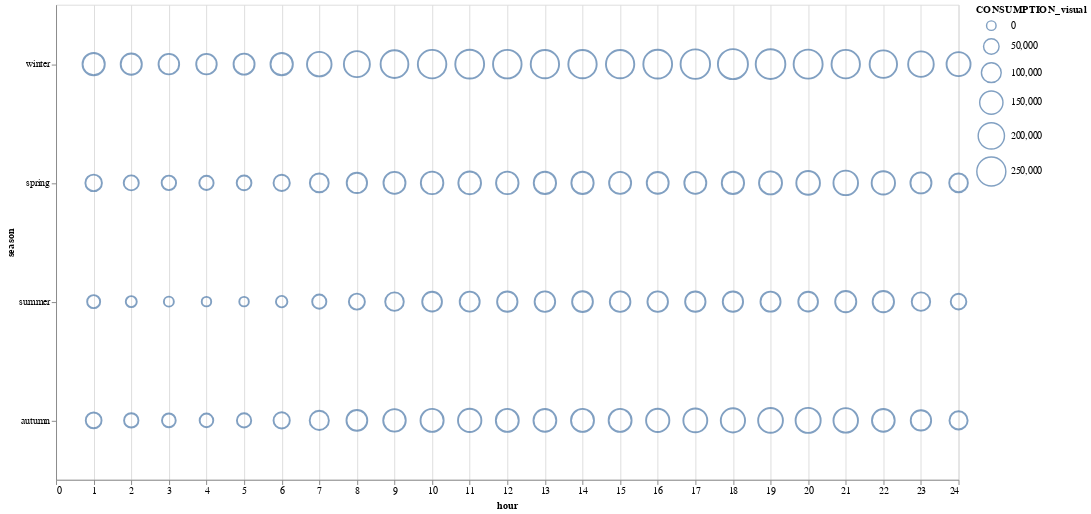

Source (notebook cell):
### Code cell
# 4. Visualize season

alt.Chart(new_df).mark_point().encode(
    x = alt.X('hour:Q'),
    y = alt.Y('season:N', sort=["winter", "spring", "summer", "autumn"]),
    size = alt.Size('CONSUMPTION_visual', scale = alt.Scale(range = [100, 1000])),
    tooltip = alt.Tooltip('CONSUMPTION_real')
).properties(width = 950, height = 500)

### Figure 1 — Vega-Lite specification as saved in the notebook (floating-point values rounded to 4 significant figures)
{"config": {"view": {"continuousWidth": 400, "continuousHeight": 300}}, "data": {"name": "data-d6bc49f6879781cdf84ec9d84c489748"}, "mark": "point", "encoding": {"size": {"type": "quantitative", "field": "CONSUMPTION_visual", "scale": {"range": [100, 1000]}}, "tooltip": {"type": "quantitative", "field": "CONSUMPTION_real"}, "x": {"type": "quantitative", "field": "hour"}, "y": {"type": "nominal", "field": "season", "sort": ["winter", "spring", "summer", "autumn"]}}, "height": 500, "width": 950, "$schema": "https://vega.github.io/schema/vega-lite/v4.8.1.json", "datasets": {"data-d6bc49f6879781cdf84ec9d84c489748": [{"season": "winter", "hour": 1, "CONSUMPTION_visual": 134121, "CONSUMPTION_real": 528084}, {"season": "spring", "hour": 1, "CONSUMPTION_visual": 60981, "CONSUMPTION_real": 454944}, {"season": "summer", "hour": 1, "CONSUMPTION_visual": 26084, "CONSUMPTION_real": 420047}, {"season": "autumn", "hour": 1, "CONSUMPTION_visual": 52879, "CONSUMPTION_real": 446842}, {"season": "winter", "hour": 2, "CONSUMPTION_visual": 118127, "CONSUMPTION_real": 512090}, {"season": "spring", "hour": 2, "CONSUMPTION_visual": 45359, "CONSUMPTION_real": 439322}, {"season": "summer", "hour": 2, "CONSUMPTION_visual": 9989, "CONSUMPTION_real": 403952}, {"season": "autumn", "hour": 2, "CONSUMPTION_visual": 38666, "CONSUMPTION_real": 432629}, {"season": "winter", "hour": 3, "CONSUMPTION_visual": 110916, "CONSUMPTION_real": 504879}, {"season": "spring", "hour": 3, "CONSUMPTION_visual": 38967, "CONSUMPTION_real": 432930}, {"season": "summer", "hour": 3, "CONSUMPTION_visual": 3028, "CONSUMPTION_real": 396991}, {"season": "autumn", "hour": 3, "CONSUMPTION_visual": 32627, "CONSUMPTION_real": 426590}, {"season": "winter", "hour": 4, "CONSUMPTION_visual": 109459, "CONSUMPTION_real": 503422}, {"season": "spring", "hour": 4, "CONSUMPTION_visual": 37630, "CONSUMPTION_real": 431593}, {"season": "summer", "hour": 4, "CONSUMPTION_visual": 0, "CONSUMPTION_real": 393963}, {"season": "autumn", "hour": 4, "CONSUMPTION_visual": 31540, "CONSUMPTION_real": 425503}, {"season": "winter", "hour": 5, "CONSUMPTION_visual": 116496, "CONSUMPTION_real": 510459}, {"season": "spring", "hour": 5, "CONSUMPTION_visual": 42068, "CONSUMPTION_real": 436031}, {"season": "summer", "hour": 5, "CONSUMPTION_visual": 278, "CONSUMPTION_real": 394241}, {"season": "autumn", "hour": 5, "CONSUMPTION_visual": 37914, "CONSUMPTION_real": 431877}, {"season": "winter", "hour": 6, "CONSUMPTION_visual": 135689, "CONSUMPTION_real": 529652}, {"season": "spring", "hour": 6, "CONSUMPTION_visual": 57918, "CONSUMPTION_real": 451881}, {"season": "summer", "hour": 6, "CONSUMPTION_visual": 13493, "CONSUMPTION_real": 407456}, {"season": "autumn", "hour": 6, "CONSUMPTION_visual": 57696, "CONSUMPTION_real": 451659}, {"season": "winter", "hour": 7, "CONSUMPTION_visual": 169925, "CONSUMPTION_real": 563888}, {"season": "spring", "hour": 7, "CONSUMPTION_visual": 88442, "CONSUMPTION_real": 482405}, {"season": "summer", "hour": 7, "CONSUMPTION_visual": 36589, "CONSUMPTION_real": 430552}, {"season": "autumn", "hour": 7, "CONSUMPTION_visual": 92554, "CONSUMPTION_real": 486517}, {"season": "winter", "hour": 8, "CONSUMPTION_visual": 194104, "CONSUMPTION_real": 588067}, {"season": "spring", "hour": 8, "CONSUMPTION_visual": 107169, "CONSUMPTION_real": 501132}, {"season": "summer", "hour": 8, "CONSUMPTION_visual": 55215, "CONSUMPTION_real": 449178}, {"season": "autumn", "hour": 8, "CONSUMPTION_visual": 113713, "CONSUMPTION_real": 507676}, {"season": "winter", "hour": 9, "CONSUMPTION_visual": 226250, "CONSUMPTION_real": 620213}, {"season": "spring", "hour": 9, "CONSUMPTION_visual": 130463, "CONSUMPTION_real": 524426}, {"season": "summer", "hour": 9, "CONSUMPTION_visual": 84797, "CONSUMPTION_real": 478760}, {"season": "autumn", "hour": 9, "CONSUMPTION_visual": 138356, "CONSUMPTION_real": 532319}, {"season": "winter", "hour": 10, "CONSUMPTION_visual": 240011, "CONSUMPTION_real": 633974}, {"season": "spring", "hour": 10, "CONSUMPTION_visual": 138562, "CONSUMPTION_real": 532525}, {"season": "summer", "hour": 10, "CONSUMPTION_visual": 99088, "CONSUMPTION_real": 493051}, {"season": "autumn", "hour": 10, "CONSUMPTION_visual": 147342, "CONSUMPTION_real": 541305}, {"season": "winter", "hour": 11, "CONSUMPTION_visual": 246446, "CONSUMPTION_real": 640409}, {"season": "spring", "hour": 11, "CONSUMPTION_visual": 141009, "CONSUMPTION_real": 534972}, {"season": "summer", "hour": 11, "CONSUMPTION_visual": 102283, "CONSUMPTION_real": 496246}, {"season": "autumn", "hour": 11, "CONSUMPTION_visual": 151263, "CONSUMPTION_real": 545226}, {"season": "winter", "hour": 12, "CONSUMPTION_visual": 240530, "CONSUMPTION_real": 634493}, {"season": "spring", "hour": 12, "CONSUMPTION_visual": 137811, "CONSUMPTION_real": 531774}, {"season": "summer", "hour": 12, "CONSUMPTION_visual": 107976, "CONSUMPTION_real": 501939}, {"season": "autumn", "hour": 12, "CONSUMPTION_visual": 144649, "CONSUMPTION_real": 538612}, {"season": "winter", "hour": 13, "CONSUMPTION_visual": 237372, "CONSUMPTION_real": 631335}, {"season": "spring", "hour": 13, "CONSUMPTION_visual": 135419, "CONSUMPTION_real": 529382}, {"season": "summer", "hour": 13, "CONSUMPTION_visual": 110218, "CONSUMPTION_real": 504181}, {"season": "autumn", "hour": 13, "CONSUMPTION_visual": 143025, "CONSUMPTION_real": 536988}, {"season": "winter", "hour": 14, "CONSUMPTION_visual": 237166, "CONSUMPTION_real": 631129}, {"season": "spring", "hour": 14, "CONSUMPTION_visual": 134897, "CONSUMPTION_real": 528860}, {"season": "summer", "hour": 14, "CONSUMPTION_visual": 113144, "CONSUMPTION_real": 507107}, {"season": "autumn", "hour": 14, "CONSUMPTION_visual": 145113, "CONSUMPTION_real": 539076}, {"season": "winter", "hour": 15, "CONSUMPTION_visual": 236576, "CONSUMPTION_real": 630539}, {"season": "spring", "hour": 15, "CONSUMPTION_visual": 131135, "CONSUMPTION_real": 525098}, {"season": "summer", "hour": 15, "CONSUMPTION_visual": 111003, "CONSUMPTION_real": 504966}, {"season": "autumn", "hour": 15, "CONSUMPTION_visual": 144809, "CONSUMPTION_real": 538772}, {"season": "winter", "hour": 16, "CONSUMPTION_visual": 245376, "CONSUMPTION_real": 639339}, {"season": "spring", "hour": 16, "CONSUMPTION_visual": 129422, "CONSUMPTION_real": 523385}, {"season": "summer", "hour": 16, "CONSUMPTION_visual": 109616, "CONSUMPTION_real": 503579}, {"season": "autumn", "hour": 16, "CONSUMPTION_visual": 149606, "CONSUMPTION_real": 543569}, {"season": "winter", "hour": 17, "CONSUMPTION_visual": 259420, "CONSUMPTION_real": 653383}, {"season": "spring", "hour": 17, "CONSUMPTION_visual": 130264, "CONSUMPTION_real": 524227}, {"season": "summer", "hour": 17, "CONSUMPTION_visual": 107905, "CONSUMPTION_real": 501868}, {"season": "autumn", "hour": 17, "CONSUMPTION_visual": 159919, "CONSUMPTION_real": 553882}, {"season": "winter", "hour": 18, "CONSUMPTION_visual": 270140, "CONSUMPTION_real": 664103}, {"season": "spring", "hour": 18, "CONSUMPTION_visual": 135543, "CONSUMPTION_real": 529506}, {"season": "summer", "hour": 18, "CONSUMPTION_visual": 106959, "CONSUMPTION_real": 500922}, {"season": "autumn", "hour": 18, "CONSUMPTION_visual": 165662, "CONSUMPTION_real": 559625}, {"season": "winter", "hour": 19, "CONSUMPTION_visual": 262091, "CONSUMPTION_real": 656054}, {"season": "spring", "hour": 19, "CONSUMPTION_visual": 145455, "CONSUMPTION_real": 539418}, {"season": "summer", "hour": 19, "CONSUMPTION_visual": 103616, "CONSUMPTION_real": 497579}, {"season": "autumn", "hour": 19, "CONSUMPTION_visual": 174076, "CONSUMPTION_real": 568039}, {"season": "winter", "hour": 20, "CONSUMPTION_visual": 249588, "CONSUMPTION_real": 643551}, {"season": "spring", "hour": 20, "CONSUMPTION_visual": 155474, "CONSUMPTION_real": 549437}, {"season": "summer", "hour": 20, "CONSUMPTION_visual": 98228, "CONSUMPTION_real": 492191}, {"season": "autumn", "hour": 20, "CONSUMPTION_visual": 179076, "CONSUMPTION_real": 573039}, {"season": "winter", "hour": 21, "CONSUMPTION_visual": 238439, "CONSUMPTION_real": 632402}, {"season": "spring", "hour": 21, "CONSUMPTION_visual": 170691, "CONSUMPTION_real": 564654}, {"season": "summer", "hour": 21, "CONSUMPTION_visual": 118109, "CONSUMPTION_real": 512072}, {"season": "autumn", "hour": 21, "CONSUMPTION_visual": 169775, "CONSUMPTION_real": 563738}, {"season": "winter", "hour": 22, "CONSUMPTION_visual": 219874, "CONSUMPTION_real": 613837}, {"season": "spring", "hour": 22, "CONSUMPTION_visual": 151516, "CONSUMPTION_real": 545479}, {"season": "summer", "hour": 22, "CONSUMPTION_visual": 121428, "CONSUMPTION_real": 515391}, {"season": "autumn", "hour": 22, "CONSUMPTION_visual": 141359, "CONSUMPTION_real": 535322}, {"season": "winter", "hour": 23, "CONSUMPTION_visual": 187818, "CONSUMPTION_real": 581781}, {"season": "spring", "hour": 23, "CONSUMPTION_visual": 116949, "CONSUMPTION_real": 510912}, {"season": "summer", "hour": 23, "CONSUMPTION_visual": 83197, "CONSUMPTION_real": 477160}, {"season": "autumn", "hour": 23, "CONSUMPTION_visual": 108372, "CONSUMPTION_real": 502335}, {"season": "winter", "hour": 24, "CONSUMPTION_visual": 160982, "CONSUMPTION_real": 554945}, {"season": "spring", "hour": 24, "CONSUMPTION_visual": 85795, "CONSUMPTION_real": 479758}, {"season": "summer", "hour": 24, "CONSUMPTION_visual": 51179, "CONSUMPTION_real": 445142}, {"season": "autumn", "hour": 24, "CONSUMPTION_visual": 79523, "CONSUMPTION_real": 473486}]}}
